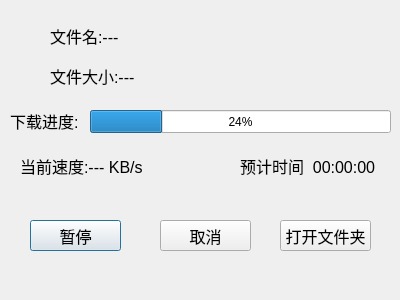
<?xml version="1.0" encoding="UTF-8"?>
<ui version="4.0">
 <class>DownLoadDialog</class>
 <widget class="QDialog" name="DownLoadDialog">
  <property name="geometry">
   <rect>
    <x>0</x>
    <y>0</y>
    <width>400</width>
    <height>300</height>
   </rect>
  </property>
  <property name="windowTitle">
   <string>Dialog</string>
  </property>
  <widget class="QLabel" name="lb_filename">
   <property name="geometry">
    <rect>
     <x>50</x>
     <y>20</y>
     <width>281</width>
     <height>31</height>
    </rect>
   </property>
   <property name="font">
    <font>
     <pointsize>12</pointsize>
    </font>
   </property>
   <property name="text">
    <string>文件名:---</string>
   </property>
  </widget>
  <widget class="QLabel" name="lb_filesize">
   <property name="geometry">
    <rect>
     <x>50</x>
     <y>60</y>
     <width>281</width>
     <height>31</height>
    </rect>
   </property>
   <property name="font">
    <font>
     <pointsize>12</pointsize>
    </font>
   </property>
   <property name="text">
    <string>文件大小:---</string>
   </property>
  </widget>
  <widget class="QProgressBar" name="probar_download">
   <property name="geometry">
    <rect>
     <x>90</x>
     <y>110</y>
     <width>301</width>
     <height>23</height>
    </rect>
   </property>
   <property name="value">
    <number>24</number>
   </property>
  </widget>
  <widget class="QLabel" name="lb_process">
   <property name="geometry">
    <rect>
     <x>10</x>
     <y>110</y>
     <width>81</width>
     <height>21</height>
    </rect>
   </property>
   <property name="font">
    <font>
     <pointsize>12</pointsize>
    </font>
   </property>
   <property name="text">
    <string>下载进度:</string>
   </property>
  </widget>
  <widget class="QLabel" name="lb_speed">
   <property name="geometry">
    <rect>
     <x>20</x>
     <y>150</y>
     <width>161</width>
     <height>31</height>
    </rect>
   </property>
   <property name="font">
    <font>
     <pointsize>12</pointsize>
    </font>
   </property>
   <property name="text">
    <string>当前速度:--- KB/s</string>
   </property>
  </widget>
  <widget class="QLabel" name="lb_time">
   <property name="geometry">
    <rect>
     <x>240</x>
     <y>150</y>
     <width>151</width>
     <height>31</height>
    </rect>
   </property>
   <property name="font">
    <font>
     <pointsize>12</pointsize>
    </font>
   </property>
   <property name="text">
    <string>预计时间  00:00:00</string>
   </property>
  </widget>
  <widget class="QPushButton" name="pb_pause">
   <property name="geometry">
    <rect>
     <x>30</x>
     <y>220</y>
     <width>91</width>
     <height>31</height>
    </rect>
   </property>
   <property name="font">
    <font>
     <pointsize>12</pointsize>
    </font>
   </property>
   <property name="text">
    <string>暂停</string>
   </property>
  </widget>
  <widget class="QPushButton" name="pb_close">
   <property name="geometry">
    <rect>
     <x>160</x>
     <y>220</y>
     <width>91</width>
     <height>31</height>
    </rect>
   </property>
   <property name="font">
    <font>
     <pointsize>12</pointsize>
    </font>
   </property>
   <property name="text">
    <string>取消</string>
   </property>
  </widget>
  <widget class="QPushButton" name="pb_openposition">
   <property name="geometry">
    <rect>
     <x>280</x>
     <y>220</y>
     <width>91</width>
     <height>31</height>
    </rect>
   </property>
   <property name="font">
    <font>
     <pointsize>12</pointsize>
    </font>
   </property>
   <property name="text">
    <string>打开文件夹</string>
   </property>
  </widget>
 </widget>
 <resources/>
 <connections/>
</ui>
